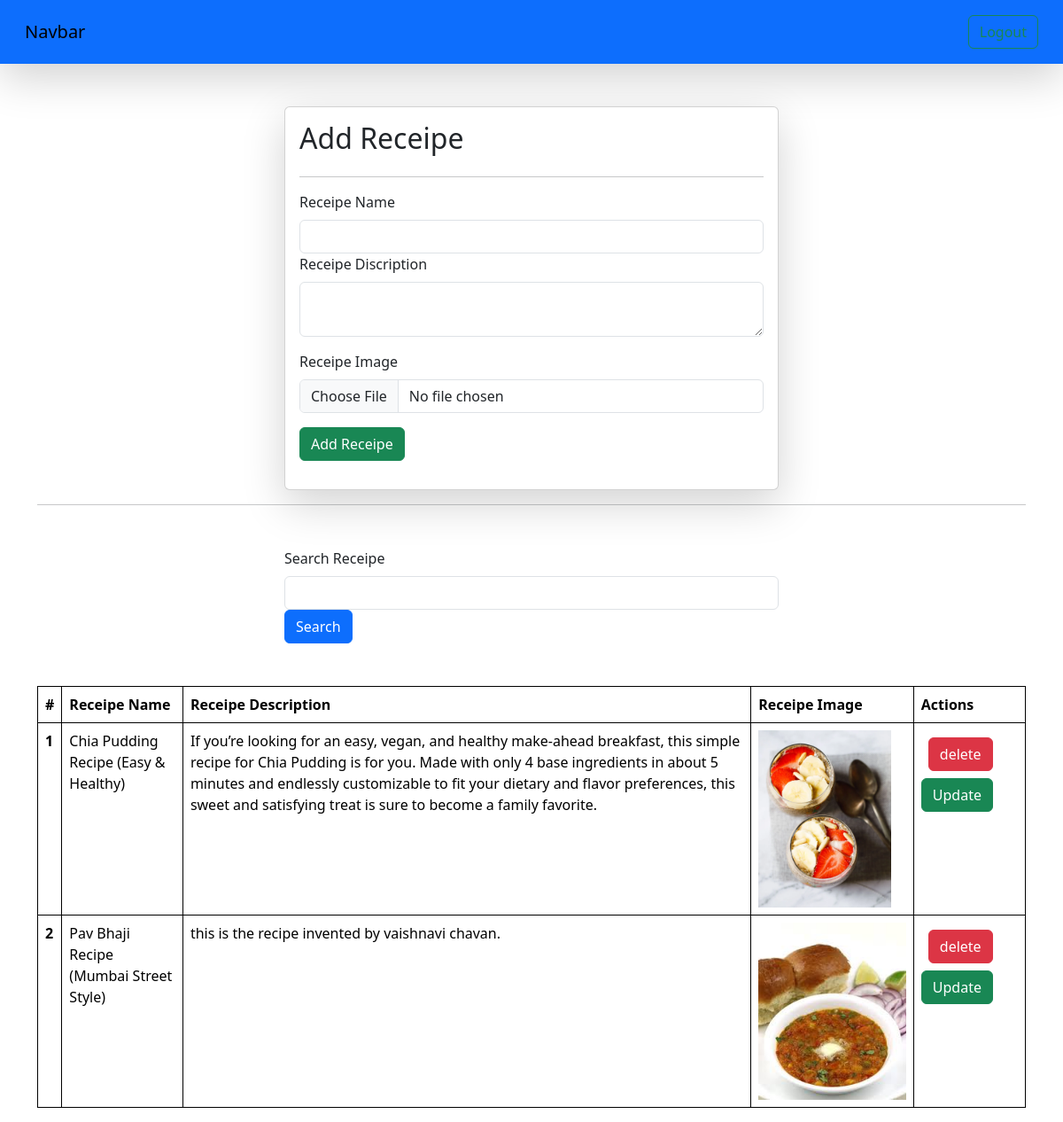
/receipes/ (signed in), run on the app's committed database.
### vege/models.py (models this page shows)
class Receipe(models.Model):
    user = models.ForeignKey(User, on_delete=models.SET_NULL, null=True, blank=True)
    name = models.CharField(max_length=255)
    description = models.TextField()
    image = models.ImageField(upload_to="receipe")
    view_count = models.IntegerField(default=1)

### vege/views.py (the view, shortened to what this page needs)
# urls.py: path('receipes/',receipes, name='receipes'),
@login_required(login_url='/login')
def receipes(request):
    queryset = Receipe.objects.all()
    search_query = request.GET.get('search')
    if search_query:
        queryset = queryset.filter(name__icontains=search_query)
    context = {'receipes': queryset}
    return render(request, 'receipes.html', context)

### vege/templates/receipes.html (shortened to what this page needs)
{%extends "base.html"%}
{% block start %}
<div class="container mt-5">
    <form class="col-6 mx-auto card p-3 shadow-lg" method="post" enctype="multipart/form-data">
        <h2>Add Receipe</h2>
        <hr>
        <div class="mb-3">
          <label for="exampleInputEmail1" class="form-label">Receipe Name</label>
          <input type="text" name="name" class="form-control" required >
        <div class="mb-3">
          <label for="exampleInputPassword1"  class="form-label">Receipe Discription</label>
          <textarea class="form-control" name="description" required></textarea>
        </div>
        <div class="mb-3">
            <label for="exampleInputPassword1" class="form-label">Receipe Image</label>
            <input type="file" name="image" class="form-control" >
        </div>
        <button type="submit" class="btn btn-primary btn-success">Add Receipe</button>
      </form>
</div>
<hr>
<div class="mt-5">
  <div class="mx-auto col-6">
    <form >
    <div>
    <label for="exampleInputEmail1" class="form-label">Search Receipe</label>
    <input type="text" name="search" class="form-control" >
  </div>
  <button type="submit" class="btn btn-primary">Search</button>
</form>
  </div>
</div>
<table class="table mt-5">
  <thead>
    <tr>
      <th scope="col">#</th>
      <th scope="col">Receipe Name</th>
      <th scope="col">Receipe Description</th>
      <th scope="col">Receipe Image</th>
      <th scope="col">Actions</th>
    </tr>
  </thead>
  <tbody>
    {% for receipe in receipes %}
    <tr>
      <th scope="row">{{forloop.counter}}</th>
      <td>{{receipe.name}}</td>
      <td>{{receipe.description}}</td>
      <td>
        <img src="/media/{{receipe.image}}" style="height: 200px;">
      </td>
      <td>
        <a href="/delete_rep/{{receipe.id}}" class="btn btn-danger m-2">delete</a>
        <a href="/update_rep/{{receipe.id}}" class="btn btn-success">Update</a>
      </td>
    </tr>
    {% endfor %}
  </tbody>
</table>
{% endblock %}

### home/templates/base.html (style rules this page uses)
table, th, td { border: 1px solid black; }

### data on the page
Receipe: name "Chia Pudding Recipe (Easy & Healthy)", description "If you’re looking for an easy, vegan, and healthy make-ahead breakfast, this simple recipe for Chia Pudding is for you. Made with only 4 base ingredients in about 5 minutes and endlessly customizable to fit your dietary and flavor preferences, this sweet and satisfying treat is sure to become a family favorite.", image (picture)
Receipe: name "Pav Bhaji Recipe (Mumbai Street Style)", description "this is the recipe invented by vaishnavi chavan.", image (picture)
